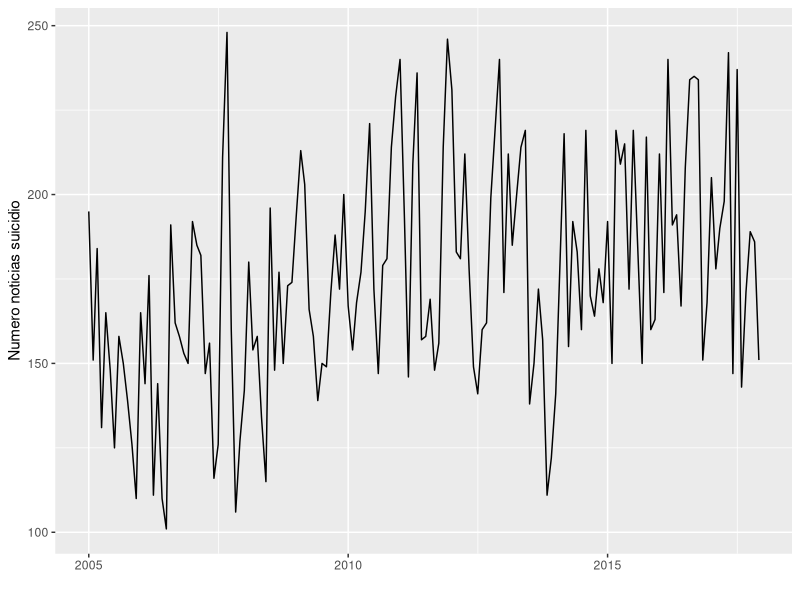
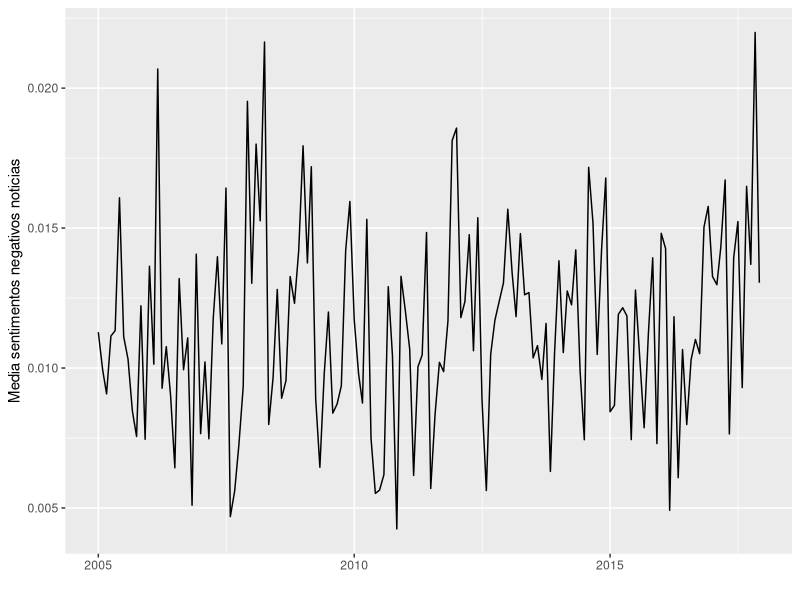
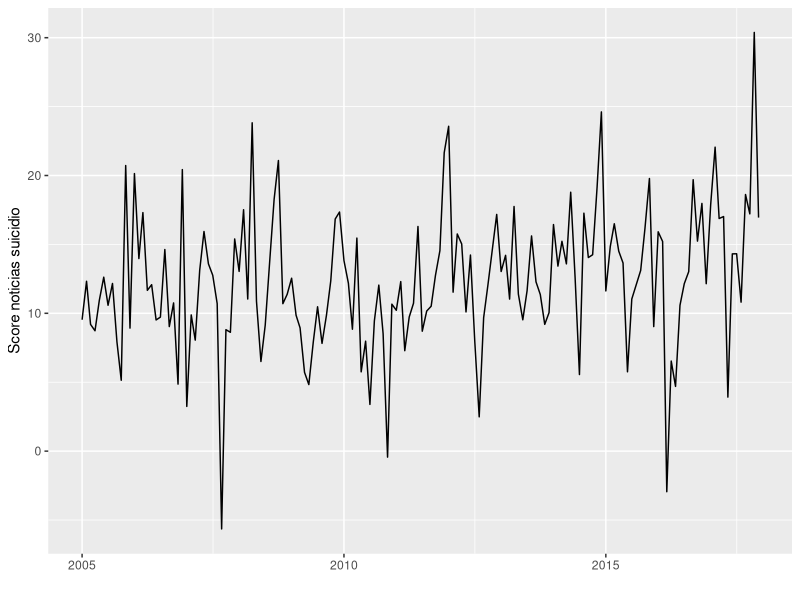
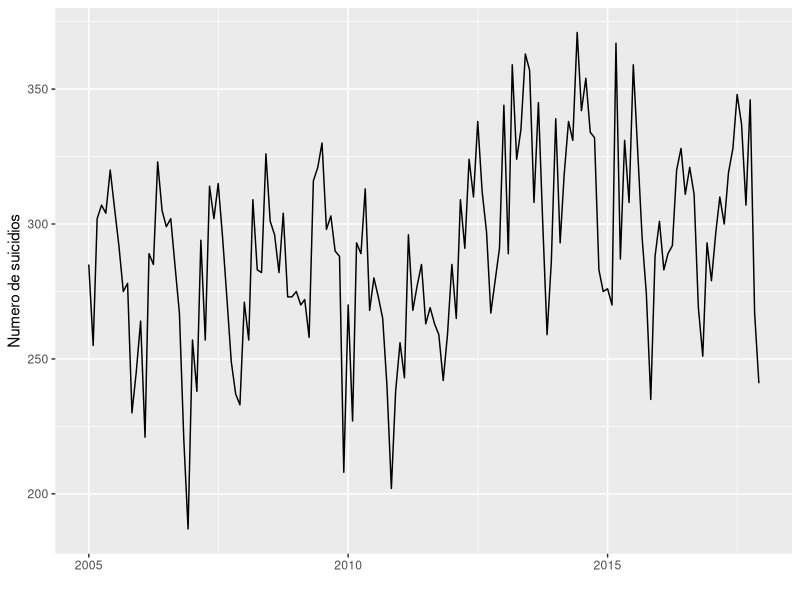
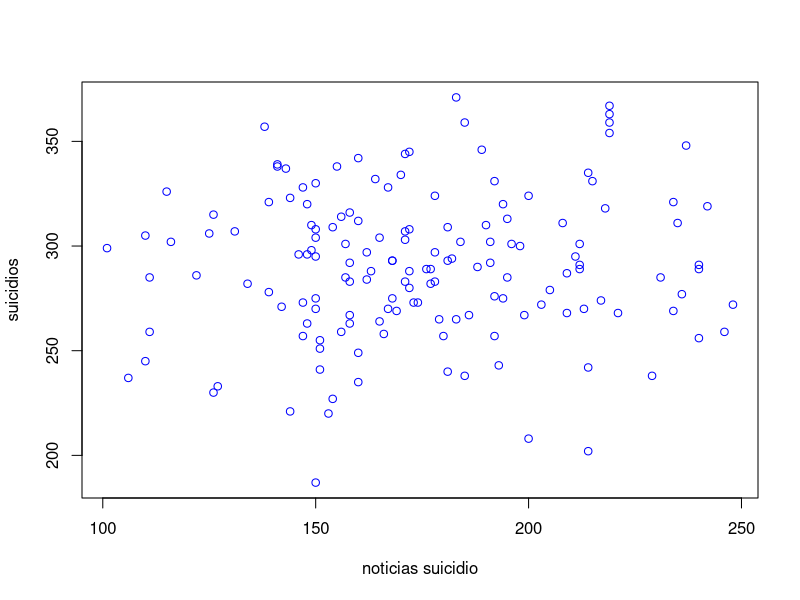
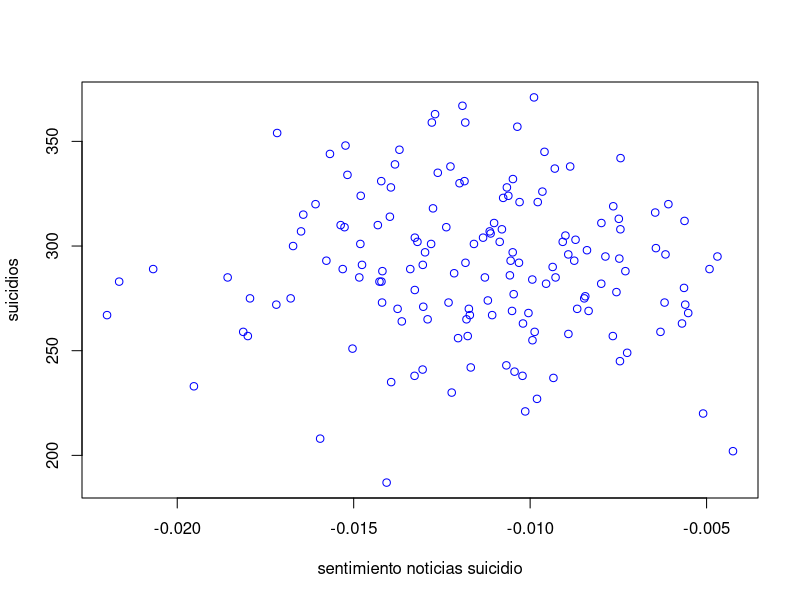
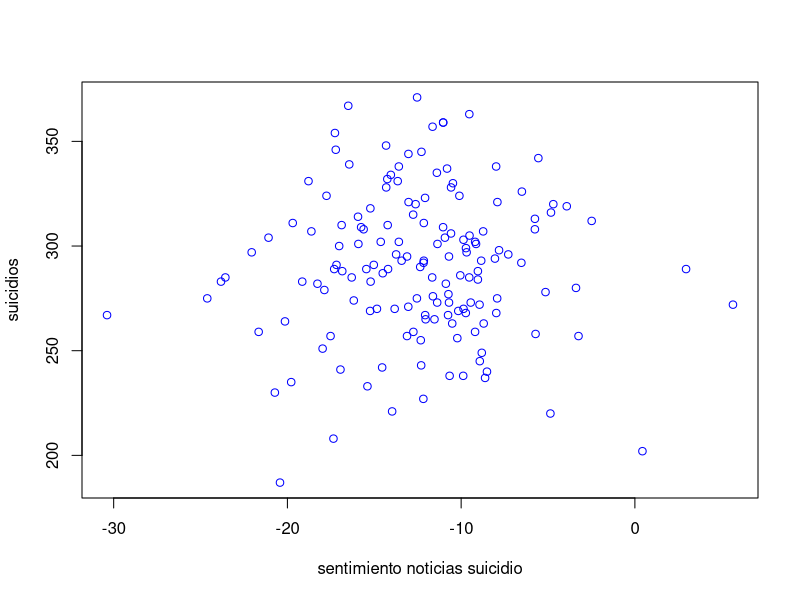
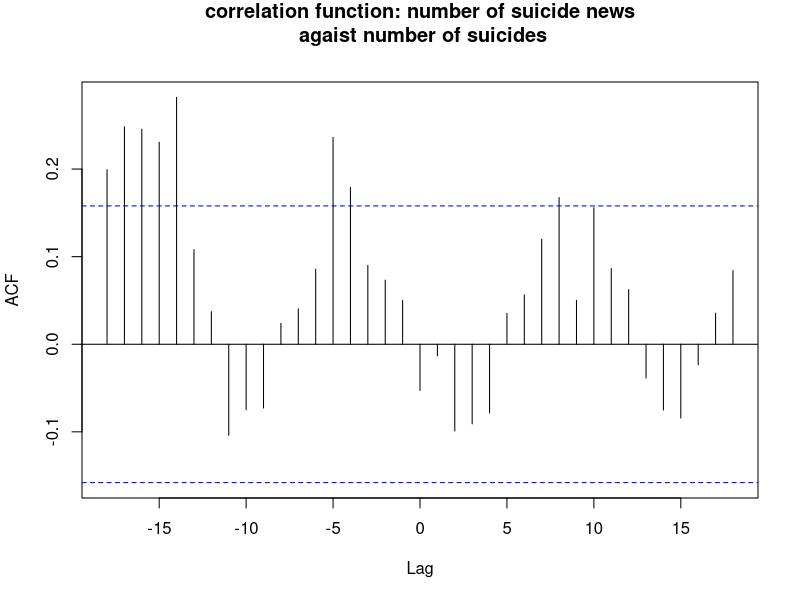

R code for these plots, in order: (Note: this script raises an error after producing the figures.)
setwd("/Users/hugojosebello/Documents/git-repos/data-tuning-scripts-v2/r_scripts_analysis")
all_data <- read.csv("./all.csv",  header=TRUE, sep=";")
all_hombres <- read.csv("./all_hombres.csv",  header=TRUE, sep=";")
all_mujeres <- read.csv("./all_mujeres.csv",  header=TRUE, sep=";")
all_moved <- read.csv("./all_moved.csv",  header=TRUE, sep=";")

r <- with(all_moved, which(noticias_suicidio>270, arr.ind=TRUE))
all_moved <- all_moved[-r, ]

r <- with(all_data, which(noticias_suicidio>270, arr.ind=TRUE))
all_data <- all_data[-r, ]

# Installation
# install.packages('ggplot2')
# Loading
library(ggplot2)
#ine_data$month_code<- as.Date(ine_data$month_code , "%Y/%m/%d")
#install.packages('lubridate')
library(lubridate)

all_data$month <- ymd(all_data$month)

all_data_minus5 = all_data
all_data_minus5$month <- all_data_minus5$month - days(5 *30)

ggplot(all_data, aes(month, noticias_suicidio)) + geom_line() + xlab("") + ylab("Numero noticias suicidio")

ggplot(all_data, aes(month, -media_sentimiento_noticias)) + geom_line() + xlab("") + ylab("Media sentimentos negativos noticias")

ggplot(all_data, aes(month, -sentiment_analysis_score)) + geom_line() + xlab("") + ylab("Score noticias suicidio")

ggplot(all_data, aes(month, suicidios)) + geom_line() + xlab("") + ylab("Numero de suicidios")

plot(all_data$noticias_suicidio, all_data$suicidios, col = "blue", main = "", xlab = "noticias suicidio", ylab = "suicidios")
lm(all_data$noticias_suicidio ~ all_data$suicidios)
abline(lm(all_data$noticias_suicidio ~ all_data$suicidios))


plot(all_data$media_sentimiento_noticias, all_data$suicidios, col = "blue", main = "", xlab = "sentimiento noticias suicidio", ylab = "suicidios")
lm(all_data$media_sentimiento_noticias ~ all_data$suicidios)
abline(lm(all_data$media_sentimiento_noticias ~ all_data$suicidios))

plot(all_data$sentiment_analysis_score, all_data$suicidios, col = "blue", main = "", xlab = "sentimiento noticias suicidio", ylab = "suicidios")
lm(all_data$sentiment_analysis_score ~ all_data$suicidios)
abline(lm(all_data$sentiment_analysis_score ~ all_data$suicidios))


# Pearson correlation: not significative, although it is not the best method since we are
# working with temporal series

cor(all_data$noticias_suicidio, all_data$suicidios)
cor(all_data$media_sentimiento_noticias, all_data$suicidios)
cor(all_data$sentiment_analysis_score, all_data$suicidios)

# https://github.com/AnaBPazos/AlterCorr/blob/master/R/AlterCorrM.R

# Kendall test (non parametric test, alternative to pearson)
cor.test(all_data$suicidios, all_data$noticias_suicidio, method = "kendall")
# it is significative but we can not fully trust it since we are working with time series


# cross-correlation of TIME SERIES

ccf(all_data$noticias_suicidio, all_hombres$suicidios,main="correlation function: number of suicide news\n agaist number of suicides")


ccf(-all_data$media_sentimiento_noticias, all_hombres$suicidios, main="correlation function: average negative sentiment in news\n agaist number of suicides")

ccf(-all_data$sentiment_analysis_score, all_hombres$suicidios)


cor.test(all_data$noticias_suicidio, all_data$suicidios)

cor.test(-all_data$media_sentimiento_noticias, all_data$suicidios)

cor.test(-all_data$sentiment_analysis_score, all_data$suicidios)

# men and women not significative differences
ccf(all_hombres$noticias_suicidio, all_hombres$suicidios)

ccf(-all_hombres$media_sentimiento_noticias, all_hombres$suicidios)

ccf(-all_hombres$sentiment_analysis_score, all_hombres$suicidios)


ccf(all_mujeres$noticias_suicidio, all_mujeres$suicidios)

ccf(-all_mujeres$media_sentimiento_noticias, all_mujeres$suicidios)

ccf(-all_mujeres$sentiment_analysis_score, all_mujeres$suicidios)


# interpretation 
# https://support.minitab.com/en-us/minitab/18/help-and-how-to/modeling-statistics/time-series/how-to/cross-correlation/interpret-the-results/all-statistics-and-graphs/

# threadshole
2/sqrt(length(all_data$noticias_suicidio) - 15)

# example ->
# https://nwfsc-timeseries.github.io/atsa-labs/sec-tslab-correlation-within-and-among-time-series.html

# in our case: We find that suicide cases are relatively high after a periode of 10 to 20 months of higher number of news



plot(all_moved$noticias_suicidio, all_moved$suicidios_3_meses_despues, col = "blue", main = "", xlab = "number of suicide news", ylab = "number of suicides after 3 months")
lm(all_moved$noticias_suicidio ~ all_moved$suicidios_3_meses_despues)
abline(lm(all_moved$noticias_suicidio ~ all_moved$suicidios_3_meses_despues))

plot(-all_moved$media_sentimiento_noticias, all_moved$suicidios_3_meses_despues, col = "blue", main = "", xlab = "noticias suicidio", ylab = "suicidios 5 meses después")
lm(-all_moved$media_sentimiento_noticias ~ all_moved$suicidios_3_meses_despues)
abline(lm(-all_moved$media_sentimiento_noticias ~ all_moved$suicidios_3_meses_despues))



cor.test(-all_moved$noticias_suicidio, all_moved$suicidios_3_meses_despues)
cor.test(-all_moved$media_sentimiento_noticias, all_moved$suicidios_3_meses_despues)
cor.test(-all_moved$sentiment_analysis_score, all_moved$suicidios_3_meses_despues)

cor.test(all_moved$noticias_suicidio, all_moved$suicidios_3_meses_despues, method = c("pearson", "kendall", "spearman"))
cor.test(-all_moved$media_sentimiento_noticias, all_moved$suicidios_3_meses_despues, method = c("pearson", "kendall", "spearman"))
cor.test(-all_moved$sentiment_analysis_score, all_moved$suicidios_3_meses_despues, method = c("pearson", "kendall", "spearman"))

plot(all_moved$noticias_suicidio, all_moved$suicidios_4_meses_despues, col = "blue", main = "", xlab = "noticias suicidio", ylab = "suicidios 5 meses después")
lm(-all_moved$noticias_suicidio ~ all_moved$suicidios_4_meses_despues)
abline(lm(-all_moved$noticias_suicidio ~ all_moved$suicidios_4_meses_despues))

plot(-all_moved$media_sentimiento_noticias, all_moved$suicidios_4_meses_despues, col = "blue", main = "", xlab = "noticias suicidio", ylab = "suicidios 5 meses después")
lm(-all_moved$media_sentimiento_noticias ~ all_moved$suicidios_4_meses_despues)
abline(lm(-all_moved$media_sentimiento_noticias ~ all_moved$suicidios_4_meses_despues))


cor.test(-all_moved$noticias_suicidio, all_moved$suicidios_4_meses_despues)
cor.test(-all_moved$media_sentimiento_noticias, all_moved$suicidios_4_meses_despues)
cor.test(-all_moved$sentiment_analysis_score, all_moved$suicidios_4_meses_despues)


plot(all_moved$noticias_suicidio, all_moved$suicidios_5_meses_despues, col = "blue", main = "", xlab = "noticias suicidio", ylab = "suicidios 4 meses después")
lm(-all_moved$noticias_suicidio ~ all_moved$suicidios_5_meses_despues)
abline(lm(-all_moved$noticias_suicidio ~ all_moved$suicidios_5_meses_despues))

plot(all_moved$media_sentimiento_noticias, all_moved$suicidios_5_meses_despues, col = "blue", main = "", xlab = "noticias suicidio", ylab = "suicidios 4 meses después")
lm(-all_moved$media_sentimiento_noticias ~ all_moved$suicidios_5_meses_despues)
abline(-lm(all_moved$media_sentimiento_noticias ~ all_moved$suicidios_5_meses_despues))


cor.test(all_moved$noticias_suicidio, all_moved$suicidios_5_meses_despues)
cor.test(all_moved$media_sentimiento_noticias, -all_moved$suicidios_5_meses_despues)
cor.test(all_moved$sentiment_analysis_score, -all_moved$suicidios_5_meses_despues)


ggplot(all_moved, aes(x=-media_sentimiento_noticias, y=suicidios_3_meses_despues)) +  labs(size = "Number of suicide news",y="number of suicides after 3 moths", x="average sentiment of negative news") +
  geom_point(aes(size=noticias_suicidio), alpha = 0.5) + geom_smooth()


ggplot(all_moved, aes(x=noticias_suicidio, y=suicidios_3_meses_despues)) + 
  geom_point(aes(size=-media_sentimiento_noticias,  alpha = 0.5)) + geom_smooth()

